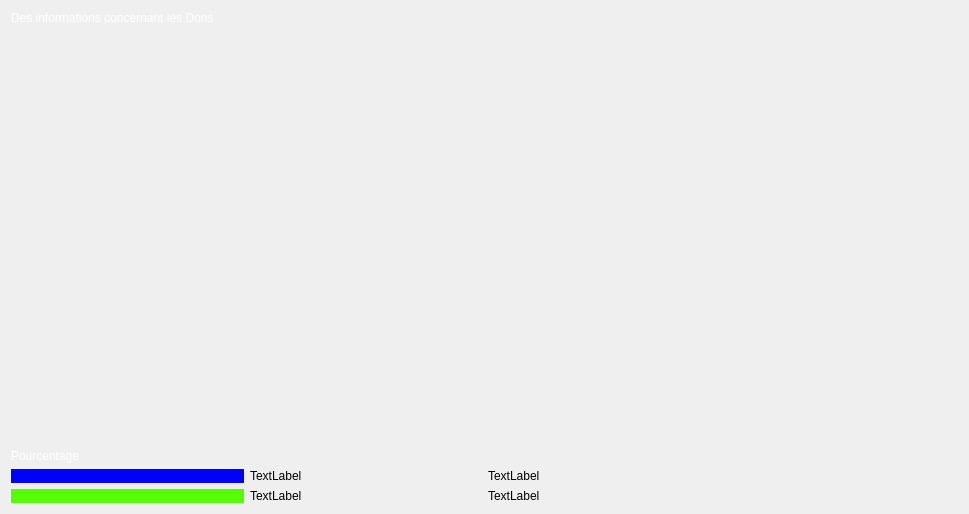
<?xml version="1.0" encoding="UTF-8"?>
<ui version="4.0">
 <class>statistique_dons</class>
 <widget class="QDialog" name="statistique_dons">
  <property name="geometry">
   <rect>
    <x>0</x>
    <y>0</y>
    <width>969</width>
    <height>514</height>
   </rect>
  </property>
  <property name="windowTitle">
   <string>Dialog</string>
  </property>
  <layout class="QGridLayout" name="gridLayout">
   <item row="0" column="0">
    <layout class="QVBoxLayout" name="verticalLayout_3">
     <item>
      <widget class="QLabel" name="label_8">
       <property name="styleSheet">
        <string notr="true">font: italic 30pt &quot;Segoe UI&quot;;
color: rgb(255, 255, 255);</string>
       </property>
       <property name="text">
        <string>Des informations concernant les Dons </string>
       </property>
      </widget>
     </item>
     <item>
      <spacer name="verticalSpacer">
       <property name="orientation">
        <enum>Qt::Vertical</enum>
       </property>
       <property name="sizeHint" stdset="0">
        <size>
         <width>20</width>
         <height>40</height>
        </size>
       </property>
      </spacer>
     </item>
     <item>
      <layout class="QVBoxLayout" name="verticalLayout_2">
       <item>
        <widget class="QLabel" name="label">
         <property name="styleSheet">
          <string notr="true">color: rgb(255, 255, 255);

font: italic 16pt &quot;Segoe UI&quot;;</string>
         </property>
         <property name="text">
          <string>Pourcentage</string>
         </property>
        </widget>
       </item>
       <item>
        <layout class="QVBoxLayout" name="verticalLayout">
         <item>
          <layout class="QHBoxLayout" name="horizontalLayout_3">
           <item>
            <layout class="QHBoxLayout" name="horizontalLayout">
             <item>
              <widget class="QWidget" name="widget_2" native="true">
               <property name="styleSheet">
                <string notr="true">background-color: rgb(0, 0, 255);</string>
               </property>
              </widget>
             </item>
             <item>
              <widget class="QLabel" name="label_3">
               <property name="styleSheet">
                <string notr="true">font: italic 14pt &quot;Segoe UI&quot;;</string>
               </property>
               <property name="text">
                <string>TextLabel</string>
               </property>
              </widget>
             </item>
            </layout>
           </item>
           <item>
            <widget class="QLabel" name="label_2">
             <property name="styleSheet">
              <string notr="true">font: italic 10pt &quot;Segoe UI&quot;;</string>
             </property>
             <property name="text">
              <string>TextLabel</string>
             </property>
            </widget>
           </item>
          </layout>
         </item>
         <item>
          <layout class="QHBoxLayout" name="horizontalLayout_4">
           <item>
            <layout class="QHBoxLayout" name="horizontalLayout_2">
             <item>
              <widget class="QWidget" name="widget_4" native="true">
               <property name="styleSheet">
                <string notr="true">color: rgb(85, 255, 0);
background-color: rgb(85, 255, 0);</string>
               </property>
              </widget>
             </item>
             <item>
              <widget class="QLabel" name="label_6">
               <property name="styleSheet">
                <string notr="true">font: italic 14pt &quot;Segoe UI&quot;;</string>
               </property>
               <property name="text">
                <string>TextLabel</string>
               </property>
              </widget>
             </item>
            </layout>
           </item>
           <item>
            <widget class="QLabel" name="label_4">
             <property name="styleSheet">
              <string notr="true">font: italic 10pt &quot;Segoe UI&quot;;</string>
             </property>
             <property name="text">
              <string>TextLabel</string>
             </property>
            </widget>
           </item>
          </layout>
         </item>
        </layout>
       </item>
      </layout>
     </item>
    </layout>
   </item>
  </layout>
 </widget>
 <resources/>
 <connections/>
</ui>
